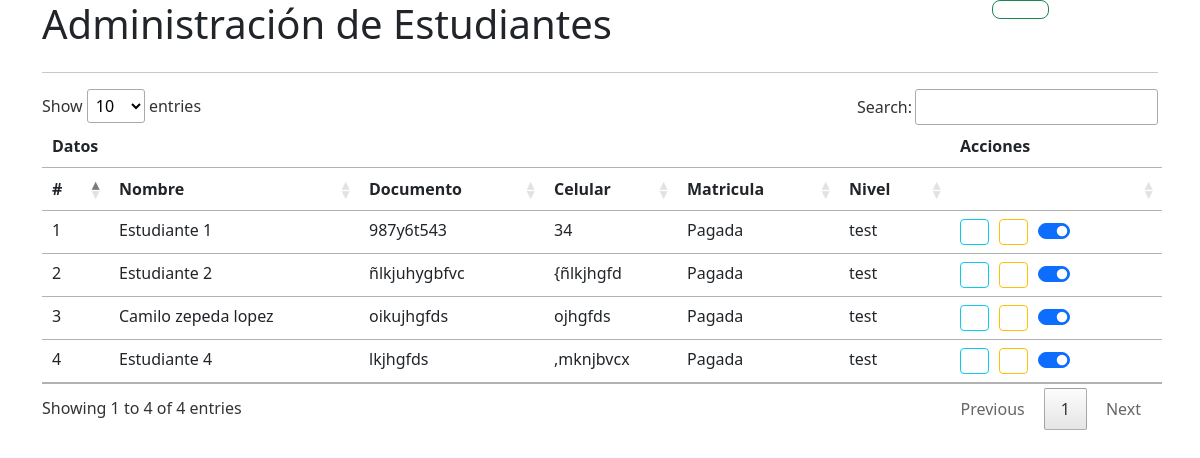
Page /Administracion/Estudiantes/ on the earlier database version.
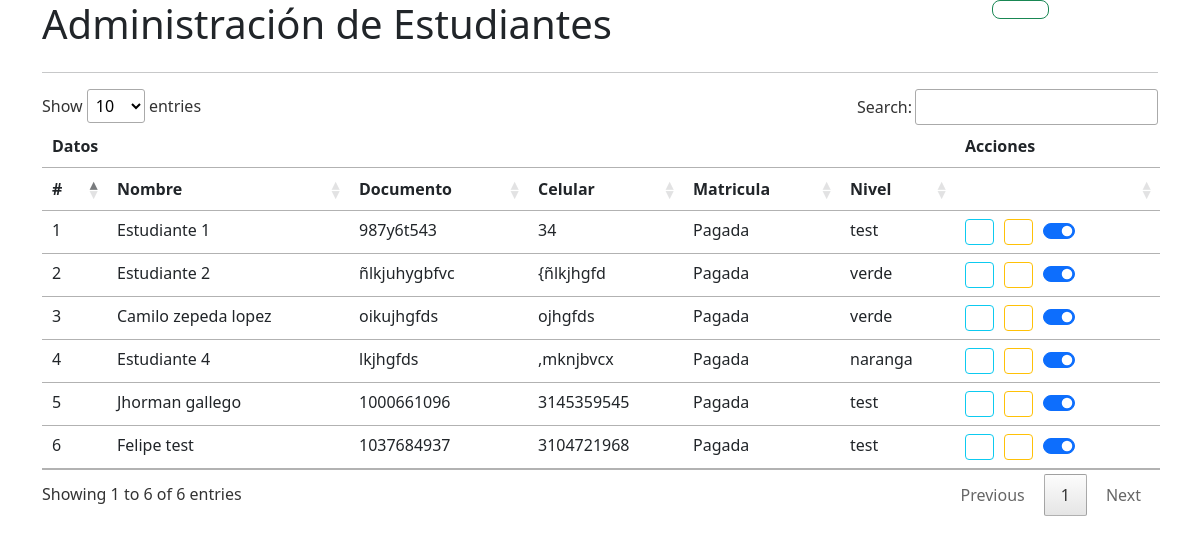
Same page on the later database version.
### Estudiantes_Profesores/models.py (models this page shows, shortened)
class Registro(models.Model):
    estudiante = models.OneToOneField(Estudiante, on_delete=models.CASCADE)
    pagado = models.BooleanField(default=False)
    inicioClase = models.DateField()
    finClase = models.DateField()
    horaClase = models.TimeField()
    diaClase = MultiSelectField(max_length=10, choices=DIAS_SEMANA)
    class Meta:
        db_table = "registros"
    @property
    def get_estado_matricula(self):
        if self.pagado:
            return "Pagada"
        else:
            return "Pendiente"
    @property
    def get_estudiante(self):
        estudiante = self.estudiante.nombre_completo.capitalize()
        return estudiante
    @property
    def get_estudiante_documento(self):
        return self.estudiante.documento
    @property
    def get_estudiante_celular(self):
        return self.estudiante.celular
    @property
    def get_estudiante_nivel(self):
        return self.estudiante.nivel.nivel

class Estudiante(models.Model):
    nombre_completo = models.CharField("nombre completo", max_length=150, null=False, blank=False)
    fecha_nacimiento = models.DateField("fecha de nacimiento", null=False, blank=False)
    documento = models.CharField("numero de documento", max_length = 18, null=False, blank=False, unique=True)
    celular = models.CharField("numero de celular", max_length = 10, null=False, blank=False)
    telefono = models.CharField("numero de telefono", max_length = 10)
    email = models.EmailField("correo electronico",null=False, blank=False, unique=True)
    direccion = models.CharField("direccion de residencia", max_length = 500,null=False, blank=False,)
    barrio = models.CharField("barrio de resdencia", max_length = 500, null=False, blank=False)
    ciudad = models.CharField("ciudad de residencia",max_length = 150, null=False, blank=False)
    seguro_medico = models.BooleanField("tiene seguro medico", null=False, blank=False)
    documento_identidad =  models.BooleanField("tiene documento de identidad", null=False, blank=False)
    nombre_completo_acudiente = models.CharField("nombre completo del acudiente", max_length=150, null=False, blank=False)
    cedula_acudiente = models.CharField("numero de cedula acudiente", max_length = 18, null=False, blank=False, unique=True)
    lugar_expedicion_acudiente = models.CharField("lugar de expedicion de la cedula del acudiente", max_length = 500, null=False, blank=False)
    celular_acudiente = models.CharField("numero de celular acudiente ", max_length = 10)
    email_acudiente = models.EmailField("correo electronico acudiente",null=False, blank=False, unique=True)
    nombre_contactoE = models.CharField("nombre del contacto de emergencia", max_length = 10)
    telefono_contactoE = models.CharField("telefono del contacto de emergencia",null=False, blank=False, max_length = 10)
    relacion_contactoE = models.CharField("relacion con el alumno",null=False, blank=False,  max_length = 100)
    nivel = models.ForeignKey(Nivel, db_column="nivel_id", on_delete=models.SET_NULL, verbose_name="nivel del estudiante", null=True)
    estado = models.BooleanField(default=True)
    class Meta:
        db_table = "estudiantes"

class Nivel(models.Model):
    nivel = models.CharField(max_length = 150, unique=True, null=False, blank=False)
    color_fondo = models.CharField("color de fondo", null=False, blank=False,max_length = 30)
    color_letra = models.CharField("color de texto", default="rgb(0,0,0)", null=False, blank=False,max_length = 30)
    class Meta:
        db_table = "niveles"

### Estudiantes_Profesores/views.py (the view)
# urls.py: path("Estudiantes/", Estudiantes.as_view(), name="estudiantes"),
class Estudiantes(ListView):
    template_name = "estudiantes.html"
    context_object_name= "estudiantes"
    model = Registro
    def get_context_data(self, **kwargs):
        ctx =  super().get_context_data(**kwargs)
        estudiantes = Estudiante.objects.all().count()
        registrosEstudiantes = self.model.objects.all().count()
        if estudiantes != registrosEstudiantes:
            ctx["nuevosEstudiantes"]=True
        else:
             ctx["nuevosEstudiantes"]=False
        return ctx

### Estudiantes_Profesores/Templates/estudiantes.html (shortened to what this page needs)
{% extends 'base.html' %}
{% block contenido %}
    <div class="container">
       <div class="row">
        <div class="col-md-10">
            <h1>Administración de Estudiantes</h1>
        </div>
        <div class="col-md-2">
           <a href="{% url 'registrarEstudiante' %}" class="btn btn-outline-success btn-lg" > <i class="fa-solid fa-person-circle-plus fa-xl"></i></a>
        </div>
       </div>
        <hr>
        <table id="EstudiantesTable" class="table">
            <thead>
                <tr>
                    <th colspan="6">Datos</th>
                    <th colspan="1">Acciones</th>
                </tr>
               <tr>
                    <th>#</th>
                    <th>Nombre</th>
                    <th>Documento</th>
                    <th>Celular</th>
                    <th>Matricula</th>
                    <th>Nivel</th>
                    <th></th>
               </tr>
            </thead>
            <tbody>
                {% for estudiante in estudiantes %}
                    <tr>
                        <td>{{forloop.counter}}</td>
                        <td>{{estudiante.get_estudiante}}</td>
                        <td>{{estudiante.get_estudiante_documento}}</td>
                        <td>{{estudiante.get_estudiante_celular}}</td>
                        <td>{{estudiante.get_estado_matricula}}</td>
                        <td>{{estudiante.get_estudiante_nivel}}</td>
                        <td>
                            <div style="display:inline-flex; ">
                                <a href="{% url 'verInfoEstudiante' estudiante.estudiante.pk %}" style="margin-right:10px" class="btn btn-outline-info btn-sm"><i class="fa-solid fa-eye"></i></a>
                                <a href="{% url 'modificarEstudiante' estudiante.estudiante.pk %}"style="margin-right:10px"  class="btn btn-outline-warning btn-sm"><i class="fa-solid fa-pencil"></i></a>
                                <div style="margin-right:10px" class="form-check form-switch">
                                    <input class="form-check-input" type="checkbox" role="switch" {% if estudiante.estudiante.estado  %}
                                    checked
                                    {% endif %} onclick="cambiar_estado_estudiante('{%url 'cambiarEstadoEstudiante'%}', '{{estudiante.estudiante.pk}}')">
                                </div>
                            </div>
                        </td>
                    </tr>
                {% endfor %}
            </tbody>
        </table>
    </div>
{% endblock contenido %}

### La_Bonanza/Templates/base.html (shortened to what this page needs)
{% load static %}
<!DOCTYPE html>
<html lang="en">
<head>
    <link rel="stylesheet" href="{% static 'css/main.css' %}">
    <link rel="stylesheet" href="{% static 'libs/bootstrap/css/bootstrap.css' %}">
    <link rel="stylesheet" href="{% static 'libs/fontawesome/css/all.css' %}">
    <link rel="stylesheet" type="text/css" href="{%static 'libs/DataTables/jquery.dataTables.min.css' %}" />
    <link rel="stylesheet" type="text/css" href="{% static 'libs/DataTables/Responsive/dataTables.min.css' %}">
</head>
<body>
    <div>
        {% block contenido %}
        {% endblock contenido %}
    </div>
</body>
</html>

Differences in the rows shown:
changed Registro "Estudiante 2": get_estudiante_nivel "test" → "verde"
changed Registro "Camilo zepeda lopez": get_estudiante_nivel "test" → "verde"
changed Registro "Estudiante 4": get_estudiante_nivel "test" → "naranga"
added Registro: get_estudiante "Jhorman gallego", get_estudiante_documento "1000661096", get_estudiante_celular "3145359545", get_estado_matricula "Pagada", get_estudiante_nivel "test", estudiante_id "☑"
added Registro: get_estudiante "Felipe test", get_estudiante_documento "1037684937", get_estudiante_celular "3104721968", get_estado_matricula "Pagada", get_estudiante_nivel "test", estudiante_id "☑"
Other differences:
text written by a page script: "Show entries Search: Showing 1 to 4 of 4 entries Previous 1 Next" → "Show entries Search: Showing 1 to 6 of 6 entries Previous 1 Next"
